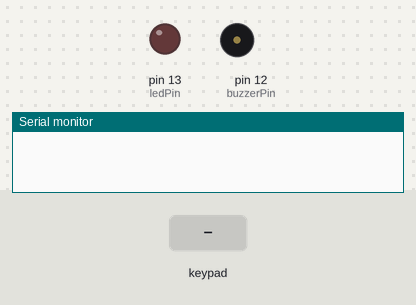
Bench run of a program on a simulated Arduino Uno, built with avr-gcc and run on an emulated ATmega328P. On the bench: output pins drawn as LEDs (lit = HIGH), buzzer (waves = sounding), the last lines printed to the serial monitor. The test bench sets the inputs (shaded band).

Above: at 1.2 s.
1.3 s: keypad keys 1 2 3 4 5 # pressed 0.4 s apart
At 3.6 s:
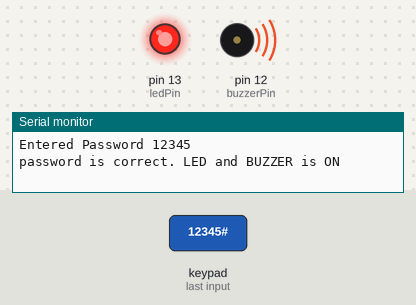
5.2 s: key '#' pressed
At 6.2 s:
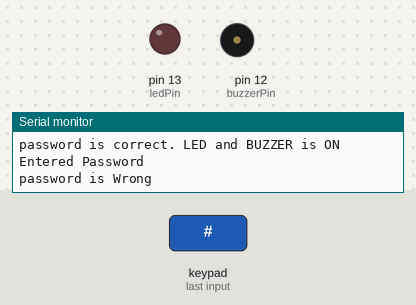
Timing chart, 0 to 8.2 s (numbered marks = the images above; inputs shaded):
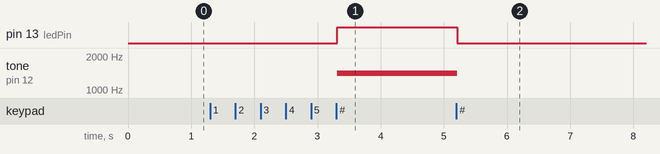

Measured:
- after the input at 1.3 s, pin 13 (ledPin): LOW → HIGH after 2.0 s; tone on pin 12 (buzzerPin): silent → 1400 Hz after 2.0 s
- after the input at 5.2 s, pin 13 (ledPin): HIGH → LOW at once; tone on pin 12 (buzzerPin): 1400 Hz → silent at once

The program:

main.cpp
```cpp
#include <Arduino.h>
#include <Keypad.h>

const byte ROWS = 4;
const byte COLS = 4;

char keys[ROWS][COLS] = {
  { '1', '2', '3', 'A' },
  { '4', '5', '6', 'B' },
  { '7', '8', '9', 'C' },
  { '*', '0', '#', 'D' }
};

byte colPins[COLS] = { 5, 4, 3, 2 }; // Pins connected to C1, C2, C3, C4
byte rowPins[ROWS] = { 9, 8, 7, 6 }; // Pins connected to R1, R2, R3, R4

Keypad keypad = Keypad(makeKeymap(keys), rowPins, colPins, ROWS, COLS);

String inputText = "";
String password = "12345";

int ledPin = 13;
int buzzerPin = 12;

void setup() {
  Serial.begin(9600);

  pinMode(ledPin,OUTPUT);
  pinMode(buzzerPin,OUTPUT);
}

void loop() {
  char key = keypad.getKey();

  if (key) {
    if (key=='#') {
      Serial.print("Entered Password ");
      Serial.println(inputText);

      if (inputText == password){
        digitalWrite(ledPin,HIGH);
        tone(buzzerPin,1400);
        Serial.println("password is correct. LED and BUZZER is ON");
      }
      else {
        digitalWrite(ledPin,LOW);
        noTone(buzzerPin);
        Serial.println("password is Wrong");
      }
      inputText="";
    }
    else if (key == '*'){
      inputText="";
      Serial.println("Input Clear");
    }
    else{
      inputText = inputText + key;
    }
  }
}
```
